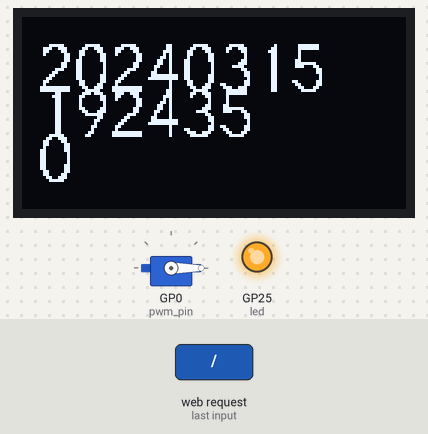
Bench run of a program on a simulated Raspberry Pi Pico running CircuitPython. On the bench: servo, 128×64 one-colour display, output pins drawn as LEDs (lit = HIGH). Inputs (shaded band) come from the test bench. The clock reads 2024-03-15 10:24:30 at power-on unless the program sets it; files that are not in the repository are absent; library files of the repository ran but are not shown: adafruit_displayio_ssd1306.py; what the program prints to the serial console is not drawn.

5.8 s: HTTP request GET / received
Above: at 7.3 s.
Timing chart, 0 to 8.8 s (numbered marks = the images above; inputs shaded):
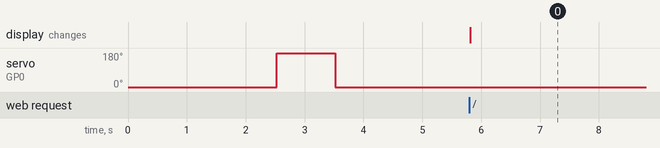

Measured:
- after the input at 5.8 s, the display: changes at once (image 0)

The program:

code.py
```python
import json
import adafruit_ntp
import socketpool
from adafruit_bitmap_font import bitmap_font
from adafruit_display_text import label
from adafruit_httpserver import Server, Request, Response
from src.connect_wifi import connect_wifi
from src.led_handling import blink_led
from src.use_display import set_display, set_text_group
from src.servo_controller import set_servo_motor, reset_servo_motor

# Wifiに接続する
wifi, pool = connect_wifi()

# ntpを用いて現在時刻を取得
pool = socketpool.SocketPool(wifi.radio)
ntp = adafruit_ntp.NTP(pool, tz_offset=9)

# サーバー起動時にPicoWのルートディレクトリからデータを提供できるようにする
server = Server(pool, "/static", debug=True)

# OLEDディスプレイの初期化
display = set_display()
text_group = set_text_group()

#フォント読み込み
font_data = bitmap_font.load_font('/fonts/tuffy16.bdf')

# サーボモータの初期化
current_servo_angle = 0
reset_servo_motor()
servo_motor = set_servo_motor()

# 状態を返す関数
def get_current_data():
    now = ntp.datetime
    return {"date": f"{now.tm_year}{now.tm_mon:02d}{now.tm_mday:02d}",
            "time": f"{now.tm_hour:02d}{now.tm_min:02d}{now.tm_sec:02d}",
            "angle": f"{str(current_servo_angle)}"}

# ルートにアクセスした際に実行される関数
@server.route("/")
def base(request: Request):
    data = get_current_data()

    # text_groupを新しく初期化して以前の表示内容をクリア
    text_group = set_text_group()

    # モニタ表示
    text_area = label.Label(font_data, text=data["date"], x=5, y=15)
    text_group.append(text_area)
    text_area = label.Label(font_data, text=data["time"], x=5, y=30)
    text_group.append(text_area)
    text_area = label.Label(font_data, text=data["angle"], x=5, y=45)
    text_group.append(text_area)
    display.show(text_group)

    # 辞書をJSON文字列に変換
    json_data = json.dumps(data)
    # JSON文字列をResponseに渡す
    return Response(request, json_data, content_type="application/json")

@server.route("/servo", methods=["POST"])
def set_servo_angle(request: Request):
    global current_servo_angle
    try:
        # リクエストから角度を取得
        data = json.loads(request.body)
        angle = data["angle"]
        # 角度をサーボモータに設定
        servo_motor.angle = angle
        current_servo_angle = angle
        return Response(request, json.dumps({"status": "OK", "angle": angle}), content_type="application/json")
    except Exception as e:
        return Response(request, json.dumps({"status": "error", "message": str(e)}), content_type="application/json")


# Start the HTTP server
print("Starting web server")
blink_led()
server.serve_forever(str(wifi.radio.ipv4_address))
```

connect_wifi.py
```python
import wifi
import socketpool

def load_env(filename=".env"):
    env_vars = {}
    try:
        with open(filename, "r") as file:
            for line in file:
                if "=" in line:
                    key, value = line.strip().split("=", 1)
                    env_vars[key] = value
    except OSError:
        pass  # ファイルが存在しない場合のエラーハンドリング
    return env_vars

def connect_wifi():
    # .envファイルから環境変数を読み込む
    env_vars = load_env(filename="./../.env")
    ssid = env_vars.get("WIFI_SSID")
    password = env_vars.get("WIFI_PASSWORD")

    # Wifiに接続する
    wifi.radio.connect(ssid, password)
    pool = socketpool.SocketPool(wifi.radio)  # Wi-Fi接続上でソケットを管理するためのオブジェクトを作成
    print("Your IP is: %s" % (wifi.radio.ipv4_address))

    return wifi, pool
```

led_handling.py
```python
import board
import digitalio
import time

def blink_led_for_seconds(seconds):
    led = digitalio.DigitalInOut(board.LED)
    led.direction = digitalio.Direction.OUTPUT

    led.value = True
    print(f"*** Activate LED {seconds} seconds ON!! ***")
    time.sleep(seconds)
    led.value = False

def blink_led():
    led = digitalio.DigitalInOut(board.LED)
    led.direction = digitalio.Direction.OUTPUT
    led.value = True

def turn_off_led():
    led = digitalio.DigitalInOut(board.LED)
    led.direction = digitalio.Direction.OUTPUT
    led.value = False
```

use_display.py
```python
import displayio
import board
import busio
import adafruit_displayio_ssd1306

def set_display():
    #ディスプレイ初期化
    displayio.release_displays()

    #I2C設定
    SDA = board.GP16
    SCL = board.GP17
    i2c = busio.I2C(SCL, SDA)

    #ディスプレイ設定
    display_bus = displayio.I2CDisplay(i2c, device_address=0x3c)
    display = adafruit_displayio_ssd1306.SSD1306(display_bus, width=128, height=64)
    return display

def set_text_group():
    return displayio.Group()
```

servo_controller.py
```python
import board
import time
import pwmio
from adafruit_motor import servo


def set_servo_motor():
    pwm_pin = pwmio.PWMOut(board.GP0, frequency=50)

    # サーボモータオブジェクトの作成
    servo_motor = servo.Servo(pwm_pin, min_pulse=500, max_pulse=2500)

    return servo_motor

def reset_servo_motor():
    pwm_pin = pwmio.PWMOut(board.GP0, frequency=50)

    # サーボモータオブジェクトの作成
    servo_motor = servo.Servo(pwm_pin, min_pulse=500, max_pulse=2500)

    # モーター位置の初期化
    servo_motor.angle = 0
    time.sleep(1)  # サーボが移動するのを待つ
    servo_motor.angle = 180
    time.sleep(1)  # サーボが移動するのを待つ
    servo_motor.angle = 0
    time.sleep(1)  # サーボが移動するのを待つ

    # GPIOピンの開放
    pwm_pin.deinit()
```
